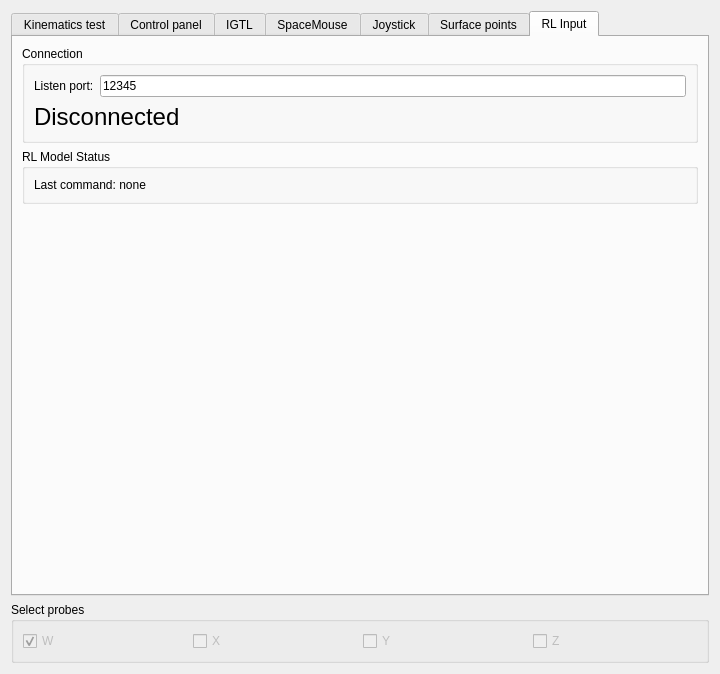
<?xml version="1.0" encoding="UTF-8"?>
<ui version="4.0">
 <class>InputsWindow</class>
 <widget class="QDialog" name="InputsWindow">
  <property name="geometry">
   <rect>
    <x>0</x>
    <y>0</y>
    <width>720</width>
    <height>674</height>
   </rect>
  </property>
  <property name="windowTitle">
   <string>Inputs</string>
  </property>
  <layout class="QGridLayout" name="gridLayout">
   <item row="2" column="0">
    <widget class="QGroupBox" name="groupBox_probeSelect">
     <property name="title">
      <string>Select probes</string>
     </property>
     <layout class="QGridLayout" name="gridLayout_8">
      <item row="0" column="2">
       <widget class="QCheckBox" name="checkBox_probeY">
        <property name="enabled">
         <bool>false</bool>
        </property>
        <property name="text">
         <string>Y</string>
        </property>
        <property name="checked">
         <bool>false</bool>
        </property>
       </widget>
      </item>
      <item row="0" column="3">
       <widget class="QCheckBox" name="checkBox_probeZ">
        <property name="enabled">
         <bool>false</bool>
        </property>
        <property name="text">
         <string>Z</string>
        </property>
       </widget>
      </item>
      <item row="0" column="1">
       <widget class="QCheckBox" name="checkBox_probeX">
        <property name="enabled">
         <bool>false</bool>
        </property>
        <property name="text">
         <string>X</string>
        </property>
        <property name="checked">
         <bool>false</bool>
        </property>
       </widget>
      </item>
      <item row="0" column="0">
       <widget class="QCheckBox" name="checkBox_probeW">
        <property name="enabled">
         <bool>false</bool>
        </property>
        <property name="text">
         <string>W</string>
        </property>
        <property name="checked">
         <bool>true</bool>
        </property>
       </widget>
      </item>
     </layout>
    </widget>
   </item>
   <item row="1" column="0">
    <widget class="QTabWidget" name="tabWidget_inputs">
     <property name="currentIndex">
      <number>6</number>
     </property>
     <property name="elideMode">
      <enum>Qt::TextElideMode::ElideNone</enum>
     </property>
     <property name="usesScrollButtons">
      <bool>true</bool>
     </property>
     <widget class="QWidget" name="tab_kinematicsTest">
      <attribute name="title">
       <string>Kinematics test</string>
      </attribute>
      <layout class="QGridLayout" name="gridLayout_12">
       <item row="3" column="0" colspan="2">
        <widget class="QGroupBox" name="groupBox_kinematicsTiltTest">
         <property name="title">
          <string>Tilt test</string>
         </property>
         <layout class="QGridLayout" name="gridLayout_5">
          <item row="0" column="0">
           <widget class="QPushButton" name="pushButton_kinematicsTiltLatPlus">
            <property name="text">
             <string>Tilt Lateral +</string>
            </property>
           </widget>
          </item>
          <item row="2" column="1">
           <widget class="QPushButton" name="pushButton_kinematicsRotateAxMinus">
            <property name="text">
             <string>Rotate Axial -</string>
            </property>
           </widget>
          </item>
          <item row="2" column="0">
           <widget class="QPushButton" name="pushButton_kinematicsRotateAxPlus">
            <property name="text">
             <string>Rotate Axial +</string>
            </property>
           </widget>
          </item>
          <item row="1" column="0">
           <widget class="QPushButton" name="pushButton_kinematicsTiltElevPlus">
            <property name="text">
             <string>Tilt Elev. +</string>
            </property>
           </widget>
          </item>
          <item row="0" column="1">
           <widget class="QPushButton" name="pushButton_kinematicsTiltLatMinus">
            <property name="text">
             <string>Tilt Lateral -</string>
            </property>
           </widget>
          </item>
          <item row="1" column="1">
           <widget class="QPushButton" name="pushButton_kinematicsTiltElevMinus">
            <property name="text">
             <string>Tilt Elev. -</string>
            </property>
           </widget>
          </item>
          <item row="3" column="0">
           <widget class="QPushButton" name="pushButton_kinematicsRotateAxPlus90">
            <property name="text">
             <string>Rotate Axial +90</string>
            </property>
           </widget>
          </item>
          <item row="3" column="1">
           <widget class="QPushButton" name="pushButton_kinematicsRotateAxMinus90">
            <property name="text">
             <string>Rotate Axial -90</string>
            </property>
           </widget>
          </item>
         </layout>
        </widget>
       </item>
       <item row="4" column="0" colspan="2">
        <widget class="QGroupBox" name="groupBox_kinematicsXYZTest">
         <property name="title">
          <string>XYZ test</string>
         </property>
         <layout class="QGridLayout" name="gridLayout_7">
          <item row="1" column="1">
           <widget class="QPushButton" name="pushButton_kinematicsMoveYMinus">
            <property name="text">
             <string>Move Y -</string>
            </property>
           </widget>
          </item>
          <item row="0" column="0">
           <widget class="QPushButton" name="pushButton_kinematicsMoveXPlus">
            <property name="text">
             <string>Move X +</string>
            </property>
           </widget>
          </item>
          <item row="0" column="1">
           <widget class="QPushButton" name="pushButton_kinematicsMoveXMinus">
            <property name="text">
             <string>Move X -</string>
            </property>
           </widget>
          </item>
          <item row="1" column="0">
           <widget class="QPushButton" name="pushButton_kinematicsMoveYPlus">
            <property name="text">
             <string>Move Y +</string>
            </property>
           </widget>
          </item>
          <item row="2" column="0">
           <widget class="QPushButton" name="pushButton_kinematicsMoveZPlus">
            <property name="text">
             <string>Move Z +</string>
            </property>
           </widget>
          </item>
          <item row="2" column="1">
           <widget class="QPushButton" name="pushButton_kinematicsMoveZMinus">
            <property name="text">
             <string>Move Z -</string>
            </property>
           </widget>
          </item>
         </layout>
        </widget>
       </item>
       <item row="2" column="0" colspan="2">
        <widget class="QGroupBox" name="groupBox_kinematicsMoveTest">
         <property name="title">
          <string>Move test</string>
         </property>
         <layout class="QGridLayout" name="gridLayout_6">
          <item row="0" column="1">
           <widget class="QPushButton" name="pushButton_kinematicsMoveLatMinus">
            <property name="text">
             <string>Move Lateral -</string>
            </property>
           </widget>
          </item>
          <item row="2" column="1">
           <widget class="QPushButton" name="pushButton_kinematicsMoveAxMinus">
            <property name="text">
             <string>Move Axial -</string>
            </property>
           </widget>
          </item>
          <item row="1" column="1">
           <widget class="QPushButton" name="pushButton_kinematicsMoveElevMinus">
            <property name="text">
             <string>Move Elev. -</string>
            </property>
           </widget>
          </item>
          <item row="2" column="0">
           <widget class="QPushButton" name="pushButton_kinematicsMoveAxPlus">
            <property name="text">
             <string>Move Axial +</string>
            </property>
           </widget>
          </item>
          <item row="1" column="0">
           <widget class="QPushButton" name="pushButton_kinematicsMoveElevPlus">
            <property name="text">
             <string>Move Elev. +</string>
            </property>
           </widget>
          </item>
          <item row="0" column="0">
           <widget class="QPushButton" name="pushButton_kinematicsMoveLatPlus">
            <property name="text">
             <string>Move Lateral +</string>
            </property>
           </widget>
          </item>
         </layout>
        </widget>
       </item>
       <item row="1" column="1">
        <widget class="QPushButton" name="pushButton_alignToSurface">
         <property name="text">
          <string>Align to surface</string>
         </property>
        </widget>
       </item>
       <item row="1" column="0">
        <widget class="QPushButton" name="pushButton_goToNeutral">
         <property name="text">
          <string>Go to neutral</string>
         </property>
        </widget>
       </item>
       <item row="5" column="0" colspan="2">
        <widget class="QPushButton" name="pushButton_runTestSequence">
         <property name="text">
          <string>Run test sequence</string>
         </property>
        </widget>
       </item>
      </layout>
     </widget>
     <widget class="QWidget" name="tab_controlPanel">
      <attribute name="title">
       <string>Control panel</string>
      </attribute>
      <widget class="QLabel" name="label_controlPanelConnectionStatus">
       <property name="geometry">
        <rect>
         <x>60</x>
         <y>20</y>
         <width>241</width>
         <height>61</height>
        </rect>
       </property>
       <property name="font">
        <font>
         <pointsize>24</pointsize>
        </font>
       </property>
       <property name="text">
        <string>Disconnected</string>
       </property>
      </widget>
     </widget>
     <widget class="QWidget" name="tab_IGTL">
      <attribute name="title">
       <string>IGTL</string>
      </attribute>
      <layout class="QGridLayout" name="gridLayout_11">
       <item row="0" column="0">
        <widget class="QGroupBox" name="groupBox_igtlConnection">
         <property name="title">
          <string>Connection</string>
         </property>
         <layout class="QGridLayout" name="gridLayout_9">
          <item row="2" column="0">
           <widget class="QLabel" name="label_igtlConnectionStatus">
            <property name="text">
             <string>Disconnected</string>
            </property>
           </widget>
          </item>
          <item row="1" column="0">
           <widget class="QLabel" name="label_igtlPort">
            <property name="text">
             <string>Receive port:</string>
            </property>
           </widget>
          </item>
          <item row="1" column="1">
           <widget class="QLineEdit" name="lineEdit_igtlPort">
            <property name="text">
             <string>11000</string>
            </property>
           </widget>
          </item>
         </layout>
        </widget>
       </item>
       <item row="1" column="0">
        <widget class="QGroupBox" name="groupBox_igtlPoseData">
         <property name="enabled">
          <bool>false</bool>
         </property>
         <property name="title">
          <string>Current pose data</string>
         </property>
         <layout class="QGridLayout" name="gridLayout_10">
          <item row="5" column="3">
           <widget class="QLabel" name="label_igtlQZ">
            <property name="text">
             <string>QZ:</string>
            </property>
           </widget>
          </item>
          <item row="6" column="3">
           <widget class="QLabel" name="label_igtlQZVal">
            <property name="text">
             <string>--.--</string>
            </property>
           </widget>
          </item>
          <item row="4" column="0">
           <widget class="QLabel" name="label_igtlXVal">
            <property name="text">
             <string>--.--</string>
            </property>
           </widget>
          </item>
          <item row="5" column="1">
           <widget class="QLabel" name="label_igtlQX">
            <property name="text">
             <string>QX:</string>
            </property>
           </widget>
          </item>
          <item row="3" column="2">
           <widget class="QLabel" name="label_igtlZ">
            <property name="text">
             <string>Z:</string>
            </property>
           </widget>
          </item>
          <item row="6" column="0">
           <widget class="QLabel" name="label_igtlQ0Val">
            <property name="text">
             <string>--.--</string>
            </property>
           </widget>
          </item>
          <item row="3" column="1">
           <widget class="QLabel" name="label_igtlY">
            <property name="text">
             <string>Y:</string>
            </property>
           </widget>
          </item>
          <item row="5" column="0">
           <widget class="QLabel" name="label_igtlQ0">
            <property name="text">
             <string>Q0:</string>
            </property>
           </widget>
          </item>
          <item row="6" column="1">
           <widget class="QLabel" name="label_igtlQXVal">
            <property name="text">
             <string>--.--</string>
            </property>
           </widget>
          </item>
          <item row="5" column="2">
           <widget class="QLabel" name="label_igtlQY">
            <property name="text">
             <string>QY:</string>
            </property>
           </widget>
          </item>
          <item row="4" column="1">
           <widget class="QLabel" name="label_igtlYVal">
            <property name="text">
             <string>--.--</string>
            </property>
           </widget>
          </item>
          <item row="4" column="2">
           <widget class="QLabel" name="label_igtlZVal">
            <property name="text">
             <string>--.--</string>
            </property>
           </widget>
          </item>
          <item row="6" column="2">
           <widget class="QLabel" name="label_igtlQYVal">
            <property name="text">
             <string>--.--</string>
            </property>
           </widget>
          </item>
          <item row="3" column="0">
           <widget class="QLabel" name="label_igtlX">
            <property name="text">
             <string>X:</string>
            </property>
           </widget>
          </item>
          <item row="2" column="2" colspan="2">
           <widget class="QLabel" name="label_igtlValid">
            <property name="text">
             <string>No data</string>
            </property>
           </widget>
          </item>
          <item row="2" column="1">
           <widget class="QSpinBox" name="spinBox_probeNum">
            <property name="minimum">
             <number>1</number>
            </property>
            <property name="maximum">
             <number>3</number>
            </property>
           </widget>
          </item>
          <item row="2" column="0">
           <widget class="QLabel" name="label_probeNum">
            <property name="text">
             <string>Probe:</string>
            </property>
           </widget>
          </item>
         </layout>
        </widget>
       </item>
       <item row="2" column="0">
        <spacer name="igtlVerticalSpacer">
         <property name="orientation">
          <enum>Qt::Orientation::Vertical</enum>
         </property>
         <property name="sizeHint" stdset="0">
          <size>
           <width>20</width>
           <height>40</height>
          </size>
         </property>
        </spacer>
       </item>
      </layout>
     </widget>
     <widget class="QWidget" name="tab_SpaceMouse">
      <attribute name="title">
       <string>SpaceMouse</string>
      </attribute>
      <layout class="QVBoxLayout" name="verticalLayout">
       <item>
        <widget class="QLabel" name="label_SpaceMouseConnectionStatus">
         <property name="text">
          <string>Disconnected</string>
         </property>
        </widget>
       </item>
       <item>
        <widget class="QGroupBox" name="groupBox_SpaceMousePoseData">
         <property name="enabled">
          <bool>false</bool>
         </property>
         <property name="title">
          <string>Current pose data</string>
         </property>
         <layout class="QGridLayout" name="gridLayout_13">
          <item row="3" column="0">
           <widget class="QLabel" name="label_SpaceMousePitch">
            <property name="text">
             <string>Pitch:</string>
            </property>
           </widget>
          </item>
          <item row="3" column="2">
           <widget class="QLabel" name="label_SpaceMouseYaw">
            <property name="text">
             <string>Yaw:</string>
            </property>
           </widget>
          </item>
          <item row="2" column="0">
           <widget class="QLabel" name="label_SpaceMouseXVal">
            <property name="text">
             <string>--.--</string>
            </property>
           </widget>
          </item>
          <item row="1" column="1">
           <widget class="QLabel" name="label_SpaceMouseY">
            <property name="text">
             <string>Y:</string>
            </property>
           </widget>
          </item>
          <item row="4" column="0">
           <widget class="QLabel" name="label_SpaceMousePitchVal">
            <property name="text">
             <string>--.--</string>
            </property>
           </widget>
          </item>
          <item row="3" column="1">
           <widget class="QLabel" name="label_SpaceMouseRoll">
            <property name="text">
             <string>Roll:</string>
            </property>
           </widget>
          </item>
          <item row="4" column="2">
           <widget class="QLabel" name="label_SpaceMouseYawVal">
            <property name="text">
             <string>--.--</string>
            </property>
           </widget>
          </item>
          <item row="2" column="1">
           <widget class="QLabel" name="label_SpaceMouseYVal">
            <property name="text">
             <string>--.--</string>
            </property>
           </widget>
          </item>
          <item row="2" column="2">
           <widget class="QLabel" name="label_SpaceMouseZVal">
            <property name="text">
             <string>--.--</string>
            </property>
           </widget>
          </item>
          <item row="1" column="2">
           <widget class="QLabel" name="label_SpaceMouseZ">
            <property name="text">
             <string>Z:</string>
            </property>
           </widget>
          </item>
          <item row="4" column="1">
           <widget class="QLabel" name="label_SpaceMouseRollVal">
            <property name="text">
             <string>--.--</string>
            </property>
           </widget>
          </item>
          <item row="1" column="0">
           <widget class="QLabel" name="label_SpaceMouseX">
            <property name="text">
             <string>X:</string>
            </property>
           </widget>
          </item>
          <item row="0" column="0" colspan="3">
           <widget class="QLabel" name="label_SpaceMouseValid">
            <property name="text">
             <string>No data</string>
            </property>
           </widget>
          </item>
         </layout>
        </widget>
       </item>
       <item>
        <spacer name="SpaceMouseVerticalSpacer">
         <property name="orientation">
          <enum>Qt::Orientation::Vertical</enum>
         </property>
         <property name="sizeHint" stdset="0">
          <size>
           <width>20</width>
           <height>40</height>
          </size>
         </property>
        </spacer>
       </item>
      </layout>
     </widget>
     <widget class="QWidget" name="tab_Joystick">
      <attribute name="title">
       <string>Joystick</string>
      </attribute>
      <layout class="QGridLayout" name="gridLayout_4">
       <item row="2" column="0">
        <widget class="QGroupBox" name="groupBox_joystickPoseData">
         <property name="enabled">
          <bool>false</bool>
         </property>
         <property name="title">
          <string>Current pose data</string>
         </property>
         <layout class="QGridLayout" name="gridLayout_2">
          <item row="4" column="3">
           <widget class="QLabel" name="label_joystickQZVal">
            <property name="text">
             <string>--.--</string>
            </property>
           </widget>
          </item>
          <item row="3" column="0">
           <widget class="QLabel" name="label_joystickQ0">
            <property name="text">
             <string>Q0:</string>
            </property>
           </widget>
          </item>
          <item row="3" column="2">
           <widget class="QLabel" name="label_joystickQY">
            <property name="text">
             <string>QY:</string>
            </property>
           </widget>
          </item>
          <item row="2" column="0">
           <widget class="QLabel" name="label_joystickXVal">
            <property name="text">
             <string>--.--</string>
            </property>
           </widget>
          </item>
          <item row="1" column="1">
           <widget class="QLabel" name="label_joystickY">
            <property name="text">
             <string>Y:</string>
            </property>
           </widget>
          </item>
          <item row="3" column="3">
           <widget class="QLabel" name="label_joystickQZ">
            <property name="text">
             <string>QZ:</string>
            </property>
           </widget>
          </item>
          <item row="4" column="0">
           <widget class="QLabel" name="label_joystickQ0Val">
            <property name="text">
             <string>--.--</string>
            </property>
           </widget>
          </item>
          <item row="3" column="1">
           <widget class="QLabel" name="label_joystickQX">
            <property name="text">
             <string>QX:</string>
            </property>
           </widget>
          </item>
          <item row="4" column="2">
           <widget class="QLabel" name="label_joystickQYVal">
            <property name="text">
             <string>--.--</string>
            </property>
           </widget>
          </item>
          <item row="2" column="1">
           <widget class="QLabel" name="label_joystickYVal">
            <property name="text">
             <string>--.--</string>
            </property>
           </widget>
          </item>
          <item row="2" column="2">
           <widget class="QLabel" name="label_joystickZVal">
            <property name="text">
             <string>--.--</string>
            </property>
           </widget>
          </item>
          <item row="1" column="2">
           <widget class="QLabel" name="label_joystickZ">
            <property name="text">
             <string>Z:</string>
            </property>
           </widget>
          </item>
          <item row="4" column="1">
           <widget class="QLabel" name="label_joystickQXVal">
            <property name="text">
             <string>--.--</string>
            </property>
           </widget>
          </item>
          <item row="1" column="0">
           <widget class="QLabel" name="label_joystickX">
            <property name="text">
             <string>X:</string>
            </property>
           </widget>
          </item>
          <item row="0" column="0" colspan="4">
           <widget class="QLabel" name="label_joystickValid">
            <property name="text">
             <string>No data</string>
            </property>
           </widget>
          </item>
         </layout>
        </widget>
       </item>
       <item row="1" column="0">
        <widget class="QGroupBox" name="groupBox_joystickConnection">
         <property name="title">
          <string>Connection</string>
         </property>
         <layout class="QGridLayout" name="gridLayout_3">
          <item row="1" column="0">
           <widget class="QLabel" name="label_joystickAddress">
            <property name="text">
             <string>Joystick IP address:</string>
            </property>
           </widget>
          </item>
          <item row="2" column="0">
           <widget class="QLabel" name="label_joystickPort">
            <property name="text">
             <string>Receive port:</string>
            </property>
           </widget>
          </item>
          <item row="2" column="1">
           <widget class="QLineEdit" name="lineEdit_joystickPort">
            <property name="text">
             <string>12000</string>
            </property>
           </widget>
          </item>
          <item row="1" column="1">
           <widget class="QLineEdit" name="lineEdit_joystickAddress">
            <property name="text">
             <string>192.168.0.2</string>
            </property>
           </widget>
          </item>
          <item row="3" column="0">
           <widget class="QLabel" name="label_joystickConnectionStatus">
            <property name="text">
             <string>Disconnected</string>
            </property>
           </widget>
          </item>
         </layout>
        </widget>
       </item>
       <item row="3" column="0">
        <spacer name="joystickVerticalSpacer">
         <property name="orientation">
          <enum>Qt::Orientation::Vertical</enum>
         </property>
         <property name="sizeHint" stdset="0">
          <size>
           <width>20</width>
           <height>40</height>
          </size>
         </property>
        </spacer>
       </item>
      </layout>
     </widget>
     <widget class="QWidget" name="tab_surfacePoints">
      <attribute name="title">
       <string>Surface points</string>
      </attribute>
      <layout class="QVBoxLayout" name="verticalLayout_2">
       <item>
        <widget class="QGroupBox" name="groupBox_SurfacePointsConnection">
         <property name="title">
          <string>Connection</string>
         </property>
         <layout class="QGridLayout" name="gridLayout_14">
          <item row="1" column="0">
           <widget class="QLabel" name="label_SurfacePointsAddress">
            <property name="text">
             <string>IP address:</string>
            </property>
           </widget>
          </item>
          <item row="2" column="0">
           <widget class="QLabel" name="label_surfacePointsPort">
            <property name="text">
             <string>Receive port:</string>
            </property>
           </widget>
          </item>
          <item row="2" column="1">
           <widget class="QLineEdit" name="lineEdit_surfacePointsPort">
            <property name="text">
             <string>6000</string>
            </property>
           </widget>
          </item>
          <item row="1" column="1">
           <widget class="QLineEdit" name="lineEdit_surfacePointsAddress">
            <property name="text">
             <string>127.0.0.1</string>
            </property>
           </widget>
          </item>
          <item row="3" column="0">
           <widget class="QLabel" name="label_surfacePointsConnectionStatus">
            <property name="text">
             <string>Disconnected</string>
            </property>
           </widget>
          </item>
         </layout>
        </widget>
       </item>
       <item>
        <widget class="QGroupBox" name="groupBox_surfacePointsPoseData">
         <property name="enabled">
          <bool>false</bool>
         </property>
         <property name="title">
          <string>Current pose data</string>
         </property>
         <layout class="QGridLayout" name="gridLayout_15">
          <item row="3" column="0">
           <widget class="QLabel" name="label_surfacePointsNX">
            <property name="text">
             <string>Q0:</string>
            </property>
           </widget>
          </item>
          <item row="3" column="2">
           <widget class="QLabel" name="label_surfacePointsNZ">
            <property name="text">
             <string>QY:</string>
            </property>
           </widget>
          </item>
          <item row="2" column="0">
           <widget class="QLabel" name="label_surfacePointsXVal">
            <property name="text">
             <string>--.--</string>
            </property>
           </widget>
          </item>
          <item row="1" column="1">
           <widget class="QLabel" name="label_surfacePointsY">
            <property name="text">
             <string>Y:</string>
            </property>
           </widget>
          </item>
          <item row="4" column="0">
           <widget class="QLabel" name="label_surfacePointsNXVal">
            <property name="text">
             <string>--.--</string>
            </property>
           </widget>
          </item>
          <item row="3" column="1">
           <widget class="QLabel" name="label_surfacePointsNY">
            <property name="text">
             <string>QX:</string>
            </property>
           </widget>
          </item>
          <item row="4" column="2">
           <widget class="QLabel" name="label_surfacePointsNZVal">
            <property name="text">
             <string>--.--</string>
            </property>
           </widget>
          </item>
          <item row="2" column="1">
           <widget class="QLabel" name="label_surfacePointsYVal">
            <property name="text">
             <string>--.--</string>
            </property>
           </widget>
          </item>
          <item row="2" column="2">
           <widget class="QLabel" name="label_surfacePointsZVal">
            <property name="text">
             <string>--.--</string>
            </property>
           </widget>
          </item>
          <item row="1" column="2">
           <widget class="QLabel" name="label_surfacePointsZ">
            <property name="text">
             <string>Z:</string>
            </property>
           </widget>
          </item>
          <item row="4" column="1">
           <widget class="QLabel" name="label_surfacePointsNYVal">
            <property name="text">
             <string>--.--</string>
            </property>
           </widget>
          </item>
          <item row="1" column="0">
           <widget class="QLabel" name="label_surfacePointsX">
            <property name="text">
             <string>X:</string>
            </property>
           </widget>
          </item>
          <item row="0" column="0" colspan="3">
           <widget class="QLabel" name="label_surfacePointsValid">
            <property name="text">
             <string>No data</string>
            </property>
           </widget>
          </item>
         </layout>
        </widget>
       </item>
       <item>
        <spacer name="surfacePointsVerticalSpacer">
         <property name="orientation">
          <enum>Qt::Orientation::Vertical</enum>
         </property>
         <property name="sizeHint" stdset="0">
          <size>
           <width>20</width>
           <height>40</height>
          </size>
         </property>
        </spacer>
       </item>
      </layout>
     </widget>
     <widget class="QWidget" name="tab_rlInput">
      <attribute name="title">
       <string>RL Input</string>
      </attribute>
      <layout class="QVBoxLayout" name="verticalLayout_rl">
       <item>
        <widget class="QGroupBox" name="groupBox_rlConnection">
         <property name="title">
          <string>Connection</string>
         </property>
         <layout class="QGridLayout" name="gridLayout_rl">
          <item row="0" column="0">
           <widget class="QLabel" name="label_rlPortLabel">
            <property name="text">
             <string>Listen port:</string>
            </property>
           </widget>
          </item>
          <item row="0" column="1">
           <widget class="QLineEdit" name="lineEdit_rlPort">
            <property name="text">
             <string>12345</string>
            </property>
           </widget>
          </item>
          <item row="1" column="0" colspan="2">
           <widget class="QLabel" name="label_rlConnectionStatus">
            <property name="font">
             <font>
              <pointsize>18</pointsize>
             </font>
            </property>
            <property name="text">
             <string>Disconnected</string>
            </property>
           </widget>
          </item>
         </layout>
        </widget>
       </item>
       <item>
        <widget class="QGroupBox" name="groupBox_rlStatus">
         <property name="title">
          <string>RL Model Status</string>
         </property>
         <layout class="QGridLayout" name="gridLayout_rlStatus">
          <item row="0" column="0">
           <widget class="QLabel" name="label_rlLastCommand">
            <property name="text">
             <string>Last command: none</string>
            </property>
           </widget>
          </item>
         </layout>
        </widget>
       </item>
       <item>
        <spacer name="rlVerticalSpacer">
         <property name="orientation">
          <enum>Qt::Orientation::Vertical</enum>
         </property>
         <property name="sizeHint" stdset="0">
          <size>
           <width>20</width>
           <height>40</height>
          </size>
         </property>
        </spacer>
       </item>
      </layout>
     </widget>
    </widget>
   </item>
  </layout>
 </widget>
 <resources/>
 <connections/>
</ui>
